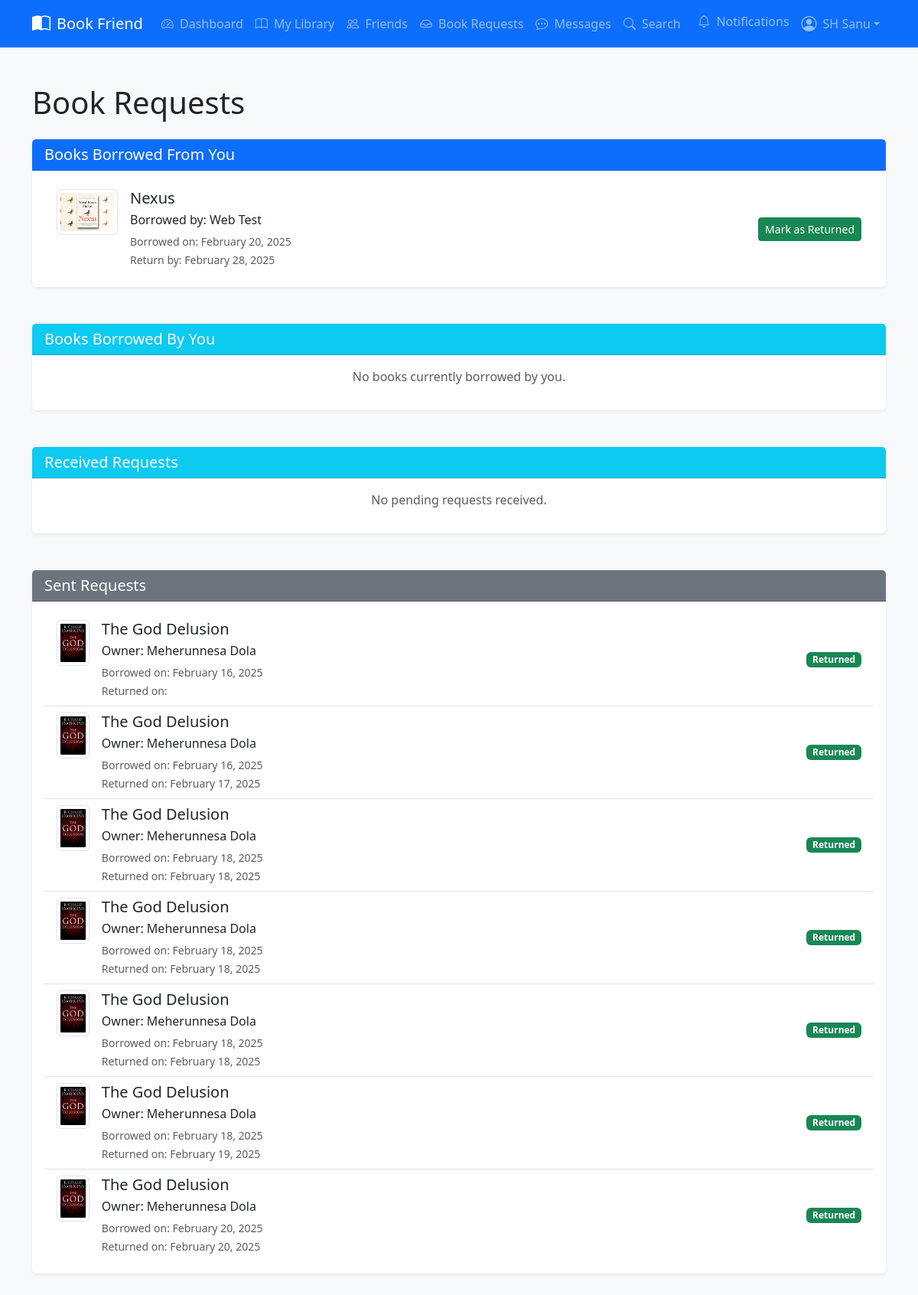
The page /books/requests/ (signed in) on the database as committed earlier.
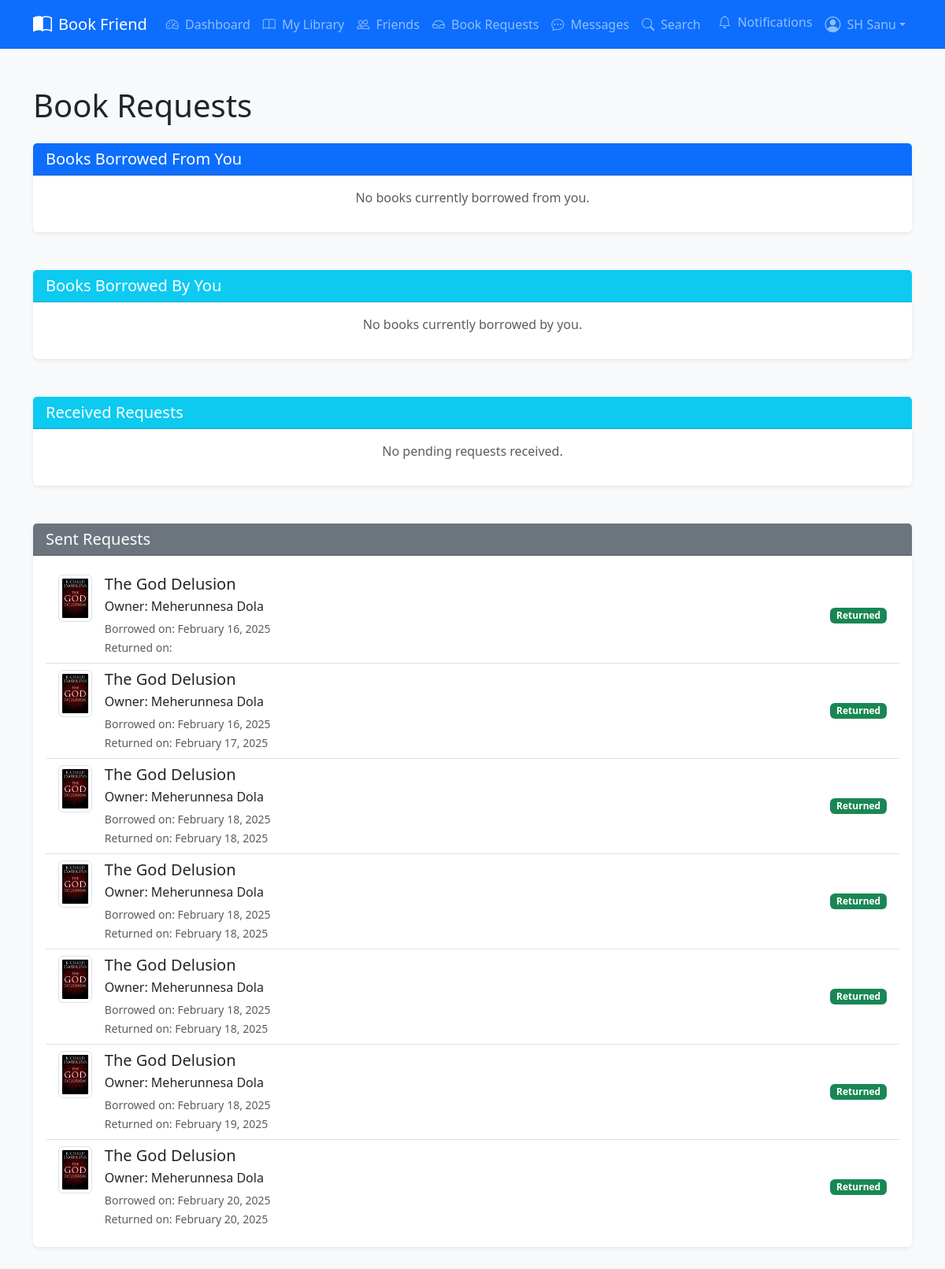
The same page on the database as committed later.
### Core/models.py (models this page shows, shortened)
class BookRequest(models.Model):
    STATUS_CHOICES = [
        ('pending', 'Pending'),
        ('accepted', 'Accepted'),
        ('declined', 'Declined'),
        ('returned', 'Returned'),
    ]
    book = models.ForeignKey(Book, on_delete=models.CASCADE)
    borrower = models.ForeignKey(User, related_name='book_requests_sent', on_delete=models.CASCADE)
    return_date = models.DateField()
    status = models.CharField(max_length=20, choices=STATUS_CHOICES, default='pending')
    created_at = models.DateTimeField(auto_now_add=True)
    returned_at = models.DateTimeField(null=True, blank=True)

class Book(models.Model):
    CONDITION_CHOICES = [
        ('new', 'New'),
        ('like_new', 'Like New'),
        ('good', 'Good'),
        ('fair', 'Fair'),
        ('poor', 'Poor'),
    ]
    owner = models.ForeignKey(User, on_delete=models.CASCADE)
    title = models.CharField(max_length=200)
    author = models.CharField(max_length=200)
    genre = models.CharField(max_length=100)
    condition = models.CharField(max_length=20, choices=CONDITION_CHOICES)
    cover_image = models.ImageField(upload_to='book_covers/', blank=True)
    description = models.TextField(blank=True)
    available = models.BooleanField(default=True)
    created_at = models.DateTimeField(auto_now_add=True)

### Core/views.py (the view)
# urls.py: path("books/requests/", views.book_requests, name="book_requests"),
@login_required
def book_requests(request):
    received_requests = BookRequest.objects.filter(
        book__owner=request.user, status="pending"
    ).select_related("book", "borrower")
    sent_pending_requests = BookRequest.objects.filter(
        borrower=request.user,
        status="pending"
    ).select_related("book", "book__owner")
    sent_returned_requests = BookRequest.objects.filter(
        borrower=request.user,
        status="returned"
    ).select_related("book", "book__owner")
    borrowed_from_you = BookRequest.objects.filter(
        book__owner=request.user,
        status="accepted"
    ).select_related("book", "borrower")
    borrowed_by_you = BookRequest.objects.filter(
        borrower=request.user,
        status="accepted"
    ).select_related("book", "book__owner")
    context = {
        "received_requests": received_requests,
        "sent_pending_requests": sent_pending_requests,
        "sent_returned_requests": sent_returned_requests,
        "borrowed_from_you": borrowed_from_you,
        "borrowed_by_you": borrowed_by_you
    }
    return render(request, "core/books/requests.html", context)

### Core/context_processors.py (called while the page is built)
def notification_count(request):
    if request.user.is_authenticated:
        unread_count = Notification.get_user_notifications(request.user).filter(read=False).count()
        return {'unread_notifications': unread_count}
    return {'unread_notifications': 0}

### Core/models.py (called while the page is built)
    @staticmethod
    def get_user_notifications(user):
        return Notification.objects.filter(
            user=user,
            notification_type__in=[
                'friend_request',
                'book_request',
                'request_update',
                'due_reminder',
                'book_rating',
                'book_review'
            ]
        ).order_by('-created_at')

### templates/core/books/requests.html (shortened to what the changed rows need)
{% extends 'core/base.html' %}
{% load static %}
{% block content %}
<div class="container my-5">
    <h1 class="mb-4">Book Requests</h1>
    <section class="mb-5">
        <div class="card shadow-sm">
            <div class="card-header bg-primary text-white">
                <h2 class="h5 mb-0">Books Borrowed From You</h2>
            </div>
            <div class="card-body">
                {% if borrowed_from_you %}
                    <div class="list-group list-group-flush">
                        {% for borrow in borrowed_from_you %}
                            <div class="list-group-item">
                                <div class="d-flex justify-content-between align-items-center">
                                    <div class="d-flex">
                                        <a href="{% url 'core:book_detail' borrow.book.id %}" class="text-decoration-none">
                                            <img src="{{ borrow.book.cover_image.url }}" alt="{{ borrow.book.title }} Cover" class="book-cover-small img-thumbnail me-3" style="max-width: 80px; max-height: 120px; object-fit: cover;">
                                        </a>
                                        <div>
                                            <h5 class="mb-1"><a href="{% url 'core:book_detail' borrow.book.id %}" class="text-decoration-none text-dark">{{ borrow.book.title }}</a></h5>
                                            <p class="mb-1">Borrowed by: <a href="{% url 'core:profile' borrow.borrower.username %}" class="text-decoration-none text-dark">{{ borrow.borrower.get_full_name }}</a></p>
                                            <small class="text-muted">Borrowed on: {{ borrow.created_at|date:"F d, Y" }}</small><br>
                                            <small class="text-muted">Return by: {{ borrow.return_date|date:"F d, Y" }}</small>
                                        </div>
                                    </div>
                                    <form method="post" action="{% url 'core:book_return' borrow.id %}">
                                        <button type="submit" class="btn btn-success btn-sm">Mark as Returned</button>
                                    </form>
                                </div>
                            </div>
                        {% endfor %}
                    </div>
                {% else %}
                    <p class="text-muted text-center">No books currently borrowed from you.</p>
                {% endif %}
            </div>
        </div>
    </section>
    <section class="mb-5">
        <div class="card shadow-sm">
            <div class="card-header bg-info text-white">
                <h2 class="h5 mb-0">Books Borrowed By You</h2>
            </div>
        </div>
    </section>
    <section class="mb-5">
        <div class="card shadow-sm">
            <div class="card-header bg-info text-white">
                <h2 class="h5 mb-0">Received Requests</h2>
            </div>
        </div>
    </section>
    <section>
        <div class="card shadow-sm">
            <div class="card-header bg-secondary text-white">
                <h2 class="h5 mb-0">Sent Requests</h2>
            </div>
            <div class="card-body">
                {% if sent_pending_requests or sent_returned_requests %}
                    <div class="list-group list-group-flush">
                        {% for request in sent_returned_requests %}
                            <div class="list-group-item">
                                <div class="d-flex justify-content-between align-items-center">
                                    <div class="d-flex">
                                        <img src="{{ request.book.cover_image.url }}" alt="{{ request.book.title }} Cover" class="book-cover-small img-thumbnail me-3" style="max-width: 80px; max-height: 120px; object-fit: cover;">
                                        <div>
                                            <h5 class="mb-1"><a href="{% url 'core:book_detail' request.book.id %}" class="text-decoration-none text-dark">{{ request.book.title }}</a></h5>
                                            <p class="mb-1">Owner: {{ request.book.owner.get_full_name }}</p>
                                            <small class="text-muted">Borrowed on: {{ request.created_at|date:"F d, Y" }}</small><br>
                                            <small class="text-muted">Returned on: {{ request.returned_at|date:"F d, Y" }}</small>
                                        </div>
                                    </div>
                                    <span class="badge bg-success">Returned</span>
                                </div>
                            </div>
                        {% endfor %}
                    </div>
                {% else %}
                    <p class="text-muted text-center">No requests sent.</p>
                {% endif %}
            </div>
        </div>
    </section>
</div>
{% endblock %}

Rows that differ between the two databases and show on the page:
no longer on this page (row edited): BookRequest: book.cover_image (picture), book "Nexus", borrower.get_full_name "Web Test", created_at "February 20, 2025", return_date "February 28, 2025", shown under "Books Borrowed From You"
Other text that changed with them:
text now shown: "No books currently borrowed from you."
